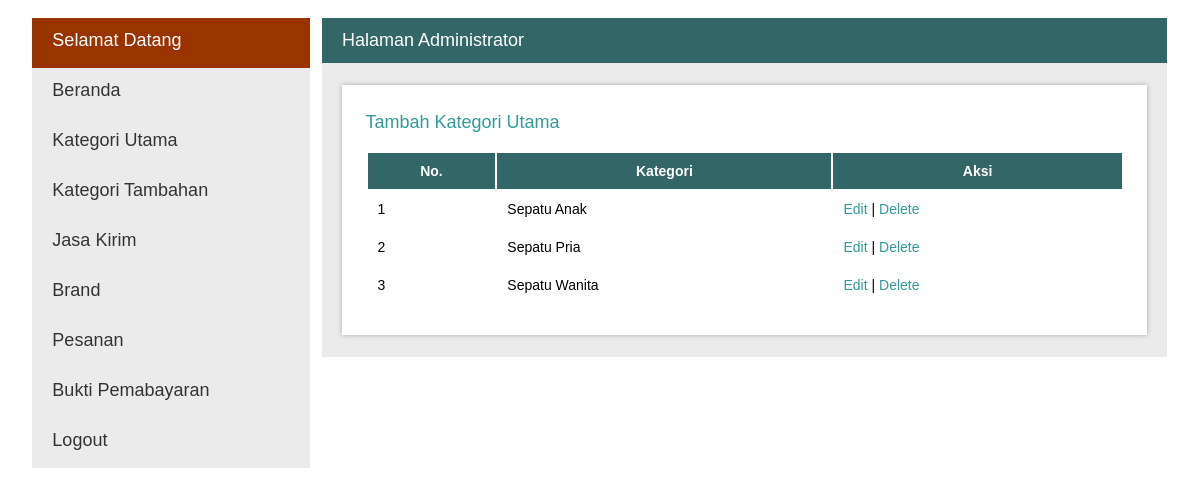
The app's page /admin/index.php?p=kat (signed in) with its own data.
### tables this page shows
CREATE TABLE IF NOT EXISTS `kategoriutama` (
  `idkat` int(11) NOT NULL AUTO_INCREMENT,
  `idadmin` int(11) NOT NULL,
  `namakat` varchar(40) NOT NULL,
  PRIMARY KEY (`idkat`)
);

### admin/kat.php (the view, shortened to what this page needs)
<div id="view">
<fieldset>
<?php
	$sqlkat = mysql_query("select * from kategoriutama order by namakat asc");
	echo "<br><a href='?p=katadd'>Tambah Kategori Utama</a><p>";
	echo "<table border='0'>";
	echo "<tr>";
		echo "<th>No.</th>";
		echo "<th>Kategori</th>";
		echo "<th>Aksi</th>";
	echo "</tr>";
	$no = 1;
	while($rkat = mysql_fetch_array($sqlkat)){
		echo "<tr>";
			echo "<td>$no</td>";
			echo "<td>$rkat[namakat]</td>";
			echo "<td><a href='?p=katedit&idk=$rkat[idkat]'>Edit</a> |
			          <a href='?p=katdel&idk=$rkat[idkat]'>Delete</a></td>";
		echo "</tr>";
		$no++;
	}
	echo "</table>";
?>
</fieldset>
</div>

### admin/style.css (style rules this page uses)
body { font-family:Arial; padding-left:0%; padding-right:0%; padding-top:10px; }
fieldset { margin:10px; border:none; }
a { color:#339999; text-decoration:none; }
#view { max-width:100%; margin:10px auto; position:relative; display:block; background-color:#FFFFFF; box-shadow: 0 0 5px #aaa; }
table { width:100%; }
th { text-align:center; padding:10px; background-color:#336666; color:#FFFFFF; font-family:Arial; font-size:14px; }
td { padding:10px; background-color:#FFFFFF; font-size:14px; }

### records on screen
kategoriutama: namakat "Sepatu Anak"
kategoriutama: namakat "Sepatu Pria"
kategoriutama: namakat "Sepatu Wanita"
